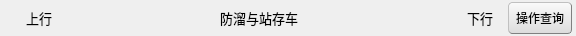
<?xml version="1.0" encoding="UTF-8"?>
<ui version="4.0">
 <class>StationStorageWidgetTitle</class>
 <widget class="QWidget" name="StationStorageWidgetTitle">
  <property name="geometry">
   <rect>
    <x>0</x>
    <y>0</y>
    <width>576</width>
    <height>36</height>
   </rect>
  </property>
  <property name="minimumSize">
   <size>
    <width>0</width>
    <height>36</height>
   </size>
  </property>
  <property name="maximumSize">
   <size>
    <width>16777215</width>
    <height>36</height>
   </size>
  </property>
  <property name="windowTitle">
   <string>Form</string>
  </property>
  <property name="styleSheet">
   <string notr="true">QPushButton{
    background-color: rgb(240, 240, 240);
    border:1px groove gray;
    border-radius:4px;
    padding:1px 2px;
    border-style:outset;
}
QPushButton:hover{
    background-color: rgb(229, 241, 251);
    color:black
}
QPushButton:pressed{
    background-color: rgb(204, 228, 247);
    border-style:inset;
}
QPushButton{
    background-color: qlineargradient(spread:pad, x1:0, y1:1, x2:0, y2:0, stop:0 rgba(220, 220, 220, 255), stop:1 rgba(250, 250, 250, 255));
}</string>
  </property>
  <layout class="QHBoxLayout" name="horizontalLayout">
   <property name="spacing">
    <number>0</number>
   </property>
   <property name="leftMargin">
    <number>0</number>
   </property>
   <property name="topMargin">
    <number>2</number>
   </property>
   <property name="rightMargin">
    <number>0</number>
   </property>
   <property name="bottomMargin">
    <number>2</number>
   </property>
   <item>
    <widget class="QWidget" name="widget" native="true">
     <property name="minimumSize">
      <size>
       <width>0</width>
       <height>32</height>
      </size>
     </property>
     <property name="maximumSize">
      <size>
       <width>16777215</width>
       <height>32</height>
      </size>
     </property>
     <layout class="QHBoxLayout" name="horizontalLayout_2">
      <property name="spacing">
       <number>4</number>
      </property>
      <property name="leftMargin">
       <number>4</number>
      </property>
      <property name="topMargin">
       <number>0</number>
      </property>
      <property name="rightMargin">
       <number>4</number>
      </property>
      <property name="bottomMargin">
       <number>0</number>
      </property>
      <item>
       <widget class="QLabel" name="label_4">
        <property name="text">
         <string/>
        </property>
       </widget>
      </item>
      <item>
       <widget class="QLabel" name="label">
        <property name="minimumSize">
         <size>
          <width>48</width>
          <height>32</height>
         </size>
        </property>
        <property name="maximumSize">
         <size>
          <width>48</width>
          <height>32</height>
         </size>
        </property>
        <property name="font">
         <font>
          <family>微软雅黑</family>
          <pointsize>10</pointsize>
         </font>
        </property>
        <property name="styleSheet">
         <string notr="true"/>
        </property>
        <property name="text">
         <string>上行</string>
        </property>
        <property name="alignment">
         <set>Qt::AlignCenter</set>
        </property>
       </widget>
      </item>
      <item>
       <spacer name="horizontalSpacer">
        <property name="orientation">
         <enum>Qt::Horizontal</enum>
        </property>
        <property name="sizeHint" stdset="0">
         <size>
          <width>136</width>
          <height>20</height>
         </size>
        </property>
       </spacer>
      </item>
      <item>
       <widget class="QLabel" name="label_2">
        <property name="minimumSize">
         <size>
          <width>120</width>
          <height>32</height>
         </size>
        </property>
        <property name="maximumSize">
         <size>
          <width>120</width>
          <height>32</height>
         </size>
        </property>
        <property name="font">
         <font>
          <family>微软雅黑</family>
          <pointsize>10</pointsize>
         </font>
        </property>
        <property name="text">
         <string>防溜与站存车</string>
        </property>
        <property name="alignment">
         <set>Qt::AlignCenter</set>
        </property>
       </widget>
      </item>
      <item>
       <spacer name="horizontalSpacer_2">
        <property name="orientation">
         <enum>Qt::Horizontal</enum>
        </property>
        <property name="sizeHint" stdset="0">
         <size>
          <width>136</width>
          <height>20</height>
         </size>
        </property>
       </spacer>
      </item>
      <item>
       <widget class="QLabel" name="label_3">
        <property name="minimumSize">
         <size>
          <width>48</width>
          <height>32</height>
         </size>
        </property>
        <property name="maximumSize">
         <size>
          <width>48</width>
          <height>32</height>
         </size>
        </property>
        <property name="font">
         <font>
          <family>微软雅黑</family>
          <pointsize>10</pointsize>
         </font>
        </property>
        <property name="text">
         <string>下行</string>
        </property>
        <property name="alignment">
         <set>Qt::AlignCenter</set>
        </property>
       </widget>
      </item>
      <item>
       <widget class="QPushButton" name="pushButton">
        <property name="minimumSize">
         <size>
          <width>64</width>
          <height>32</height>
         </size>
        </property>
        <property name="maximumSize">
         <size>
          <width>64</width>
          <height>32</height>
         </size>
        </property>
        <property name="styleSheet">
         <string notr="true"/>
        </property>
        <property name="text">
         <string>操作查询</string>
        </property>
       </widget>
      </item>
     </layout>
    </widget>
   </item>
  </layout>
 </widget>
 <resources/>
 <connections/>
</ui>
